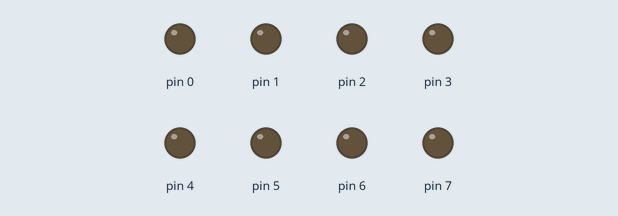
Recording of a sketch running on a simulated Arduino Uno, built with avr-gcc and run on an emulated ATmega328P. Shown: output pins drawn as LEDs (lit = HIGH).

Above: at 0.15 s.
At 0.75 s:
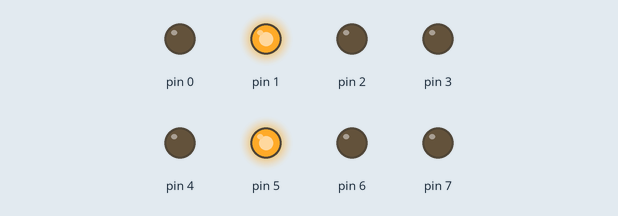
At 1.35 s:
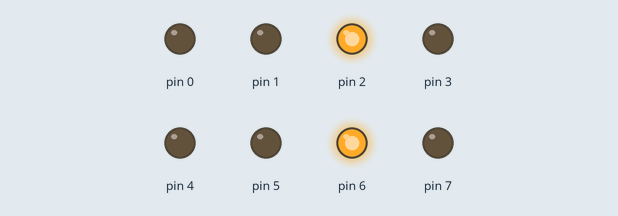
At 2.85 s:
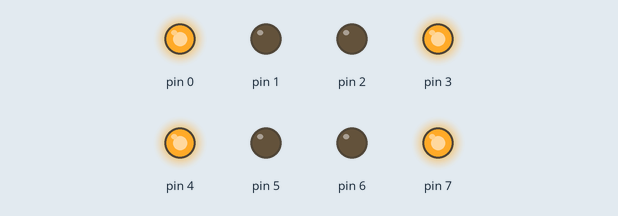
At 4.65 s:
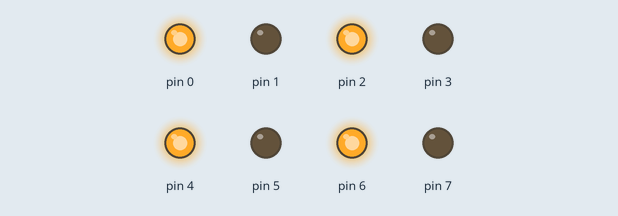
At 6.45 s:
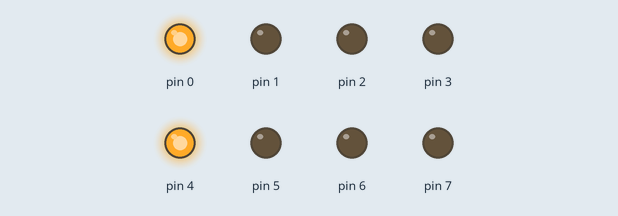
Timing chart, 0 to 6.9 s (numbered marks = the images above):
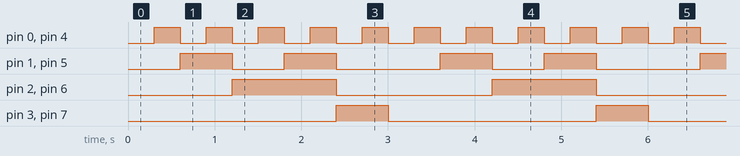

The sketch:

7SEGMENTOS2.ino
```cpp
void setup() {
  pinMode(0, OUTPUT);
  pinMode(1, OUTPUT);
  pinMode(2, OUTPUT);
  pinMode(3, OUTPUT);
  pinMode(4, OUTPUT);
  pinMode(5, OUTPUT);
  pinMode(6, OUTPUT);
  pinMode(7, OUTPUT);
}

void loop() {
  for(int numero=0; numero<=9; numero++){
    if(numero==0){
        digitalWrite(0, LOW);
        digitalWrite(1, LOW);
        digitalWrite(2, LOW);
        digitalWrite(3, LOW);

        digitalWrite(4, LOW);
        digitalWrite(5, LOW);
        digitalWrite(6, LOW);
        digitalWrite(7, LOW);
    }
    if(numero==1){
        digitalWrite(0, HIGH);
        digitalWrite(1, LOW);
        digitalWrite(2, LOW);
        digitalWrite(3, LOW);

        digitalWrite(4, HIGH);
        digitalWrite(5, LOW);
        digitalWrite(6, LOW);
        digitalWrite(7, LOW);
    }
    if(numero==2){
        digitalWrite(0, LOW);
        digitalWrite(1, HIGH);
        digitalWrite(2, LOW);
        digitalWrite(3, LOW);

        digitalWrite(4, LOW);
        digitalWrite(5, HIGH);
        digitalWrite(6, LOW);
        digitalWrite(7, LOW);
    }
    if(numero==3){
        digitalWrite(0, HIGH);
        digitalWrite(1, HIGH);
        digitalWrite(2, LOW);
        digitalWrite(3, LOW);

        digitalWrite(4, HIGH);
        digitalWrite(5, HIGH);
        digitalWrite(6, LOW);
        digitalWrite(7, LOW);
    }
    if(numero==4){
        digitalWrite(0, LOW);
        digitalWrite(1, LOW);
        digitalWrite(2, HIGH);
        digitalWrite(3, LOW);

        digitalWrite(4, LOW);
        digitalWrite(5, LOW);
        digitalWrite(6, HIGH);
        digitalWrite(7, LOW);
    }
    if(numero==5){
        digitalWrite(0, HIGH);
        digitalWrite(1, LOW);
        digitalWrite(2, HIGH);
        digitalWrite(3, LOW);

        digitalWrite(4, HIGH);
        digitalWrite(5, LOW);
        digitalWrite(6, HIGH);
        digitalWrite(7, LOW);
    }
    if(numero==6){
        digitalWrite(0, LOW);
        digitalWrite(1, HIGH);
        digitalWrite(2, HIGH);
        digitalWrite(3, LOW);

        digitalWrite(4, LOW);
        digitalWrite(5, HIGH);
        digitalWrite(6, HIGH);
        digitalWrite(7, LOW);
    }
    if(numero==7){
        digitalWrite(0, HIGH);
        digitalWrite(1, HIGH);
        digitalWrite(2, HIGH);
        digitalWrite(3, LOW);

        digitalWrite(4, HIGH);
        digitalWrite(5, HIGH);
        digitalWrite(6, HIGH);
        digitalWrite(7, LOW);
    }
    if(numero==8){
        digitalWrite(0, LOW);
        digitalWrite(1, LOW);
        digitalWrite(2, LOW);
        digitalWrite(3, HIGH);

        digitalWrite(4, LOW);
        digitalWrite(5, LOW);
        digitalWrite(6, LOW);
        digitalWrite(7, HIGH);
    }
    if(numero==9){
        digitalWrite(0, HIGH);
        digitalWrite(1, LOW);
        digitalWrite(2, LOW);
        digitalWrite(3, HIGH);

        digitalWrite(4, HIGH);
        digitalWrite(5, LOW);
        digitalWrite(6, LOW);
        digitalWrite(7, HIGH);
    }
    delay(300);
  }
}
```

Measured:
- by itself, pin 0, pin 4: alternates HIGH for 0.30 s and LOW for 0.30 s
- by itself, pin 1, pin 5: repeats every 3.0 s: LOW 0.60 s, HIGH 0.60 s, LOW 1.2 s, HIGH 0.60 s
- by itself, pin 2, pin 6: alternates HIGH for 1.2 s and LOW for 1.8 s
- by itself, pin 3, pin 7: alternates HIGH for 0.60 s and LOW for 2.4 s
